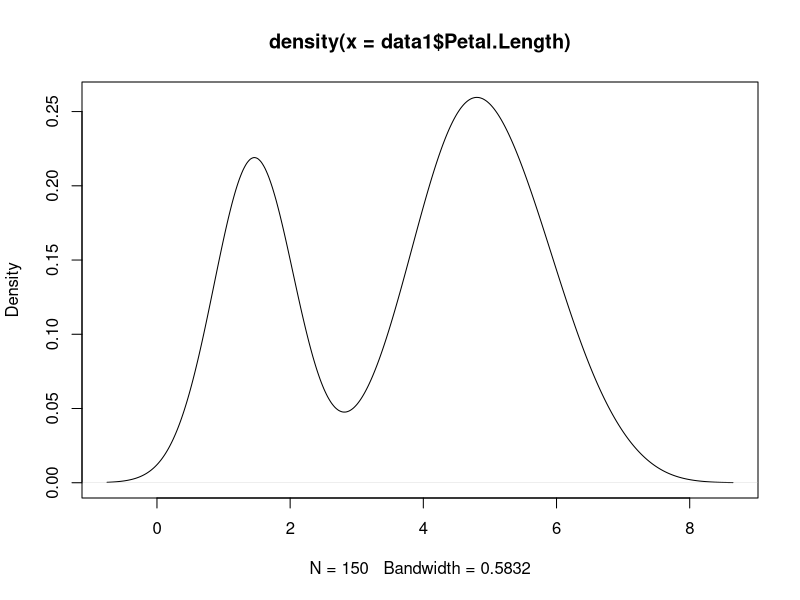

R code for this plot:
#reading from CSV file
data1 <- read.csv('iris.csv')	

num_attributes <-(ncol(data1))
num_records <-(nrow(data1))

print(num_attributes)
print(num_records)

tail(data1, 10)

head(data1$Sepal.Width,5)

plot(density(data1$Petal.Length))